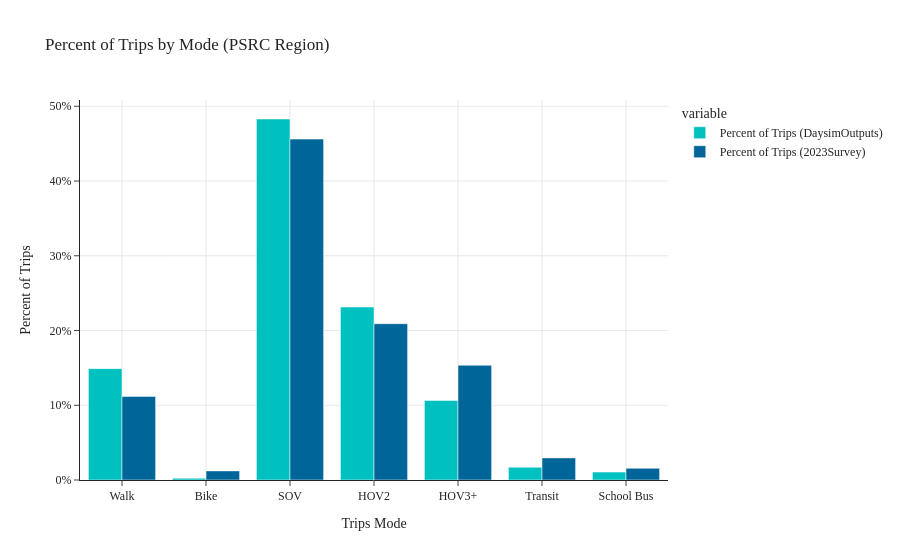

The cell this chart's notebook holds for it:
### Code cell
pc_trip_by_mode(data1=data_daysim, data2=data_survey, tag='PSRC Region')

### Figure 1 — Plotly figure (JSON) as saved in the notebook; plotly's stock layout.template omitted (floating-point values rounded to 4 significant figures)
{"data": [{"alignmentgroup": "True", "hovertemplate": "variable=Percent of Trips (DaysimOutputs)<br>Trips Mode=%{x}<br>value=%{y}<extra></extra>", "legendgroup": "Percent of Trips (DaysimOutputs)", "marker": {"color": "#00C0C0", "pattern": {"shape": ""}}, "name": "Percent of Trips (DaysimOutputs)", "offsetgroup": "Percent of Trips (DaysimOutputs)", "orientation": "v", "showlegend": true, "textposition": "auto", "type": "bar", "x": ["Walk", "Bike", "SOV", "HOV2", "HOV3+", "Transit", "School Bus"], "xaxis": "x", "y": [14.9, 0.23, 48.3, 23.15, 10.64, 1.71, 1.06], "yaxis": "y"}, {"alignmentgroup": "True", "hovertemplate": "variable=Percent of Trips (2023Survey)<br>Trips Mode=%{x}<br>value=%{y}<extra></extra>", "legendgroup": "Percent of Trips (2023Survey)", "marker": {"color": "#006598", "pattern": {"shape": ""}}, "name": "Percent of Trips (2023Survey)", "offsetgroup": "Percent of Trips (2023Survey)", "orientation": "v", "showlegend": true, "textposition": "auto", "type": "bar", "x": ["Walk", "Bike", "SOV", "HOV2", "HOV3+", "Transit", "School Bus"], "xaxis": "x", "y": [11.18, 1.22, 45.61, 20.91, 15.35, 2.96, 1.57], "yaxis": "y"}], "layout": {"barmode": "group", "legend": {"title": {"text": "variable"}, "tracegroupgap": 0}, "title": {"text": "Percent of Trips by Mode (PSRC Region)"}, "xaxis": {"anchor": "y", "domain": [0.0, 1.0], "showgrid": true, "title": {"text": "Trips Mode"}}, "yaxis": {"anchor": "x", "domain": [0.0, 1.0], "showgrid": true, "ticksuffix": "%", "title": {"text": "Percent of Trips"}}}}
